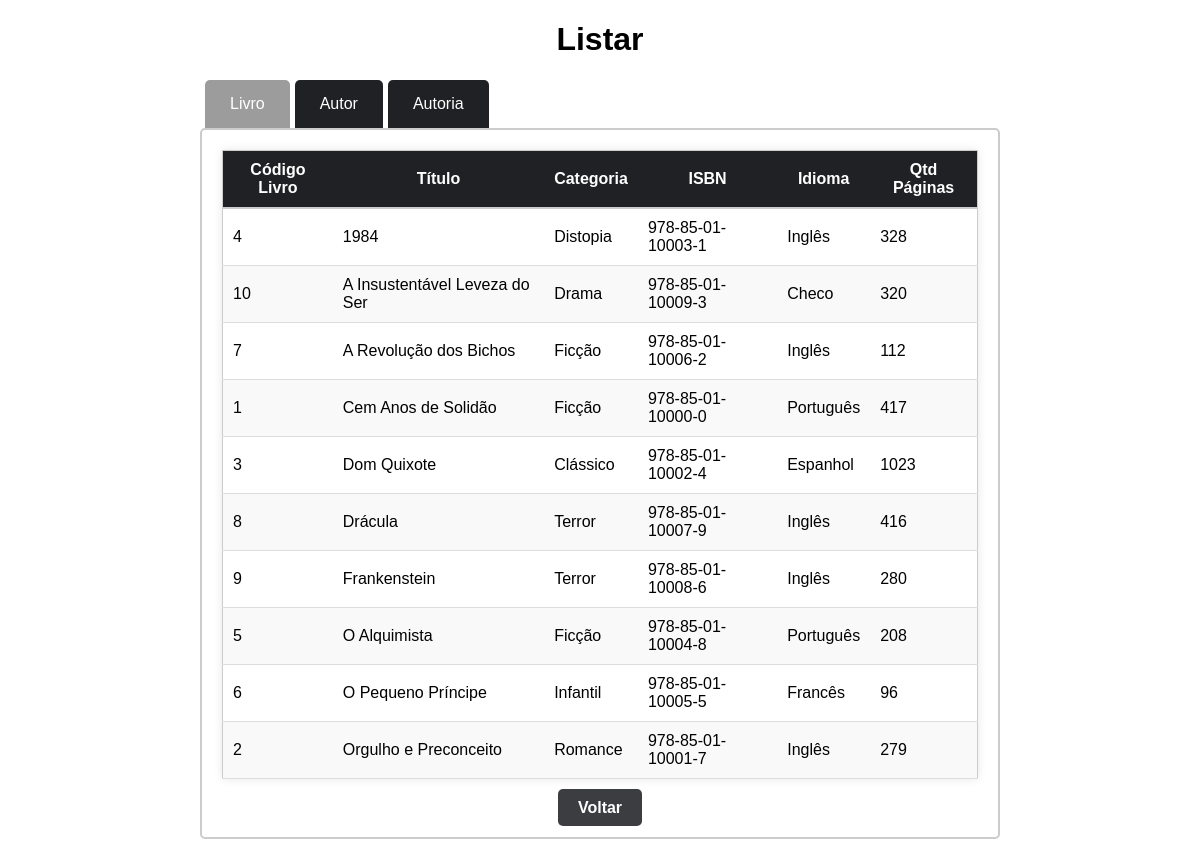
/pages/listar.php, run on an earlier commit of the app's database.
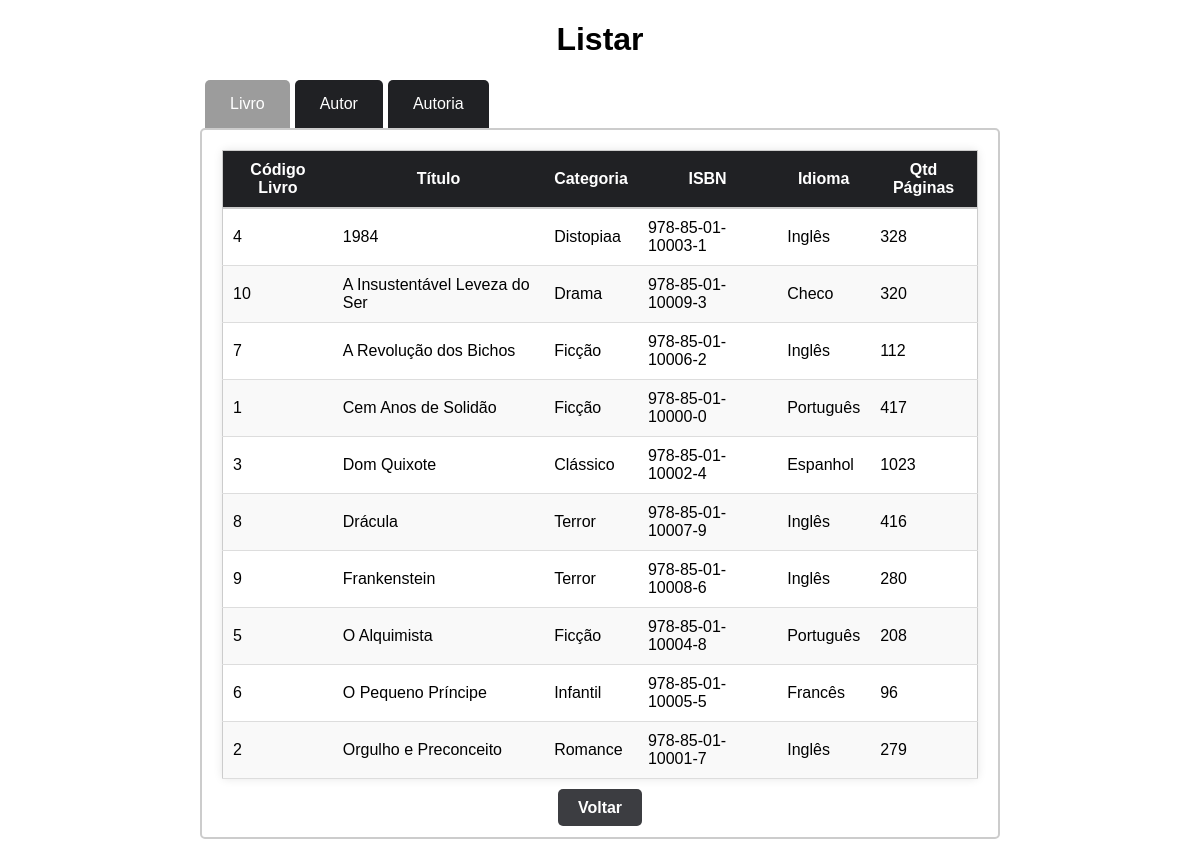
And on a later commit of the database.
### tables this page shows
CREATE TABLE IF NOT EXISTS `livro` (
  `Cod_livro` int NOT NULL AUTO_INCREMENT,
  `Titulo` varchar(50) NOT NULL,
  `Categoria` varchar(50) NOT NULL,
  `ISBN` varchar(30) NOT NULL,
  `Idioma` varchar(30) NOT NULL,
  `QtdPag` int NOT NULL,
  PRIMARY KEY (`Cod_livro`)
);

### models/Livro.php (called while the page is built, shortened)
<?php
class Livro{
    function listar(){
        try{
            $this-> conn = new Conectar();
            $sql = $this ->conn->query("select * from livro order by Titulo");
            $sql->execute();
            return $sql->fetchAll();
        }
        catch(PDOException $exc){
            echo "Erro ao executar consulta. " . $exc->getMessage();
        }
    }
}
?>

### pages/listar.php (the view, shortened to what this page needs)
<!DOCTYPE html>
<html lang="pt-BR">
<head>
    <link rel="stylesheet" href="../assets/css/listar.css">
</head>
<body>
    <?php
        $activeTab = isset($_POST['activeTab']) ? $_POST['activeTab'] : 'tab1';
    ?>
    <center><h1>Listar</h1></center>
    <div class="form-container">
        <form method="POST" id="tabForm">
            <div class="tabs">
                <div class="tab <?php echo ($activeTab === 'tab1') ? 'active' : ''; ?>" data-tab="tab1" onclick="changeTab('tab1')">Livro</div>
                <div class="tab <?php echo ($activeTab === 'tab2') ? 'active' : ''; ?>" data-tab="tab2" onclick="changeTab('tab2')">Autor</div>
                <div class="tab <?php echo ($activeTab === 'tab3') ? 'active' : ''; ?>" data-tab="tab3" onclick="changeTab('tab3')">Autoria</div>
            </div>
            <div class="tab-content <?php echo ($activeTab === 'tab1') ? 'active' : ''; ?>" id="tab1">
                <?php
                include_once '../models/Livro.php';
                $a = new Livro();
                $livro_bd = $a->listar();
                ?>
                <div class="tabelaContainer">
                    <table class="tabelaEstilo">
                        <thead>
                            <tr>
                                <th>Código Livro</th>
                                <th>Título</th>
                                <th>Categoria</th>
                                <th>ISBN</th>
                                <th>Idioma</th>
                                <th>Qtd Páginas</th>
                            </tr>
                        </thead>
                        <tbody>
                            <?php
                            foreach ($livro_bd as $livro) {
                            ?>
                                <tr>
                                    <td><?php echo $livro[0]; ?></td>
                                    <td><?php echo $livro[1]; ?></td>
                                    <td><?php echo $livro[2]; ?></td>
                                    <td><?php echo $livro[3]; ?></td>
                                    <td><?php echo $livro[4]; ?></td>
                                    <td><?php echo $livro[5]; ?></td>
                                </tr>
                            <?php
                            } ?>
                        </tbody>
                    </table>
                </div>
                <div class="button-container">
                    <a href="../index.html" class="botao-voltar">Voltar</a>
                </div>
            </div>
        </form>
    </div>
</body>
</html>

### assets/css/listar.css (style rules this page uses)
body { font-family: Arial, Helvetica, sans-serif; }
.tabs { display: flex; margin-left: 5px; }
.tab { padding: 15px 25px; cursor: pointer; background-color: #202124; color: #fff; border-radius: 5px 5px 0 0; margin-right: 5px; transition: background-color 0.3s; }
.tab:hover, .tab.active { background-color: #3C3D41; }
.tab.active { background-color: #9c9c9c; color: #ffffff; }
.tab-content { display: none; padding: 20px; background-color: #fff; border-radius: 5px; border: 2px solid #ccc; }
.tab-content.active { display: block; }
.form-container { max-width: 800px; margin: 0 auto; }
.button-container { text-align: center; margin-top: 20px; }
.botao-voltar { background-color: #3C3D41; color: white; padding: 10px 20px; border: none; border-radius: 5px; cursor: pointer; font-weight: bold; text-decoration: none; transition: background-color 0.3s; }
.tabelaEstilo { width: 100%; border-collapse: collapse; border-radius: 5px; border: 1px solid #ccc; background-color: #fff; box-shadow: 0 0 10px rgba(0, 0, 0, 0.1); }
.tabelaEstilo thead th { background-color: #202124; color: #fff; padding: 10px; border-bottom: 2px solid #ccc; }
.tabelaEstilo tbody td { padding: 10px; border-bottom: 1px solid #ddd; }
.tabelaEstilo tbody tr:nth-child(even) { background-color: #f9f9f9; }

What changed in the data, as far as the page shows it:
changed livro id 4: Categoria "Distopia" → "Distopiaa"
